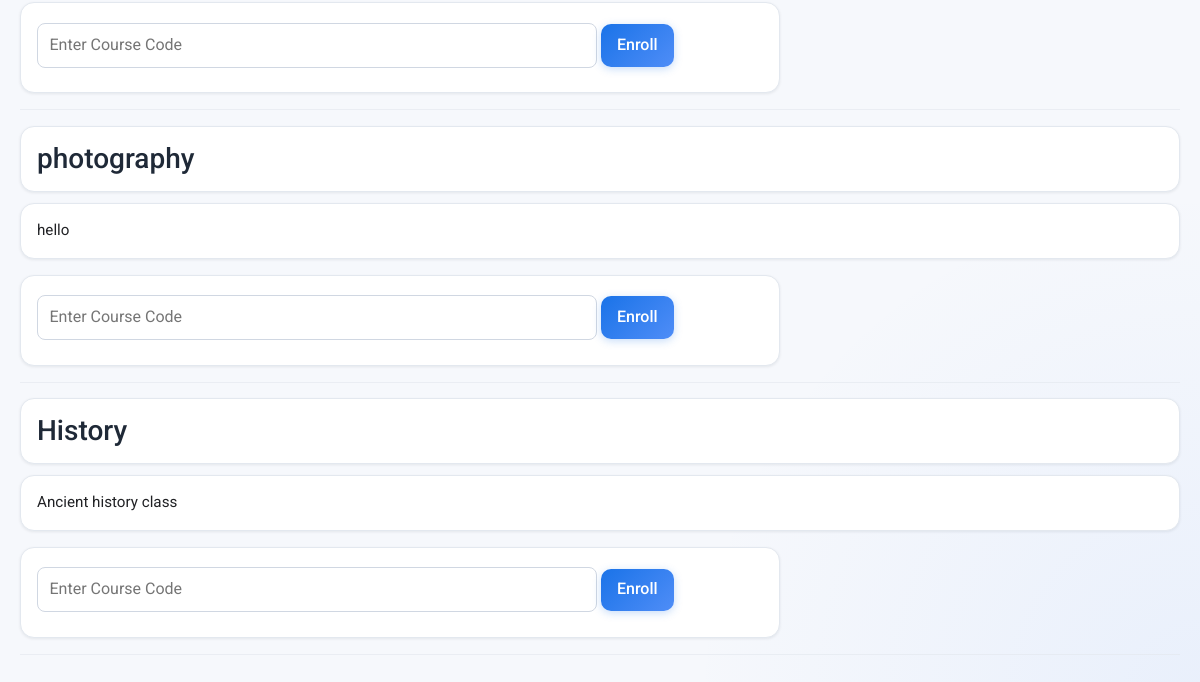
Before: /courses/ (signed in, lower part) with the older database file.
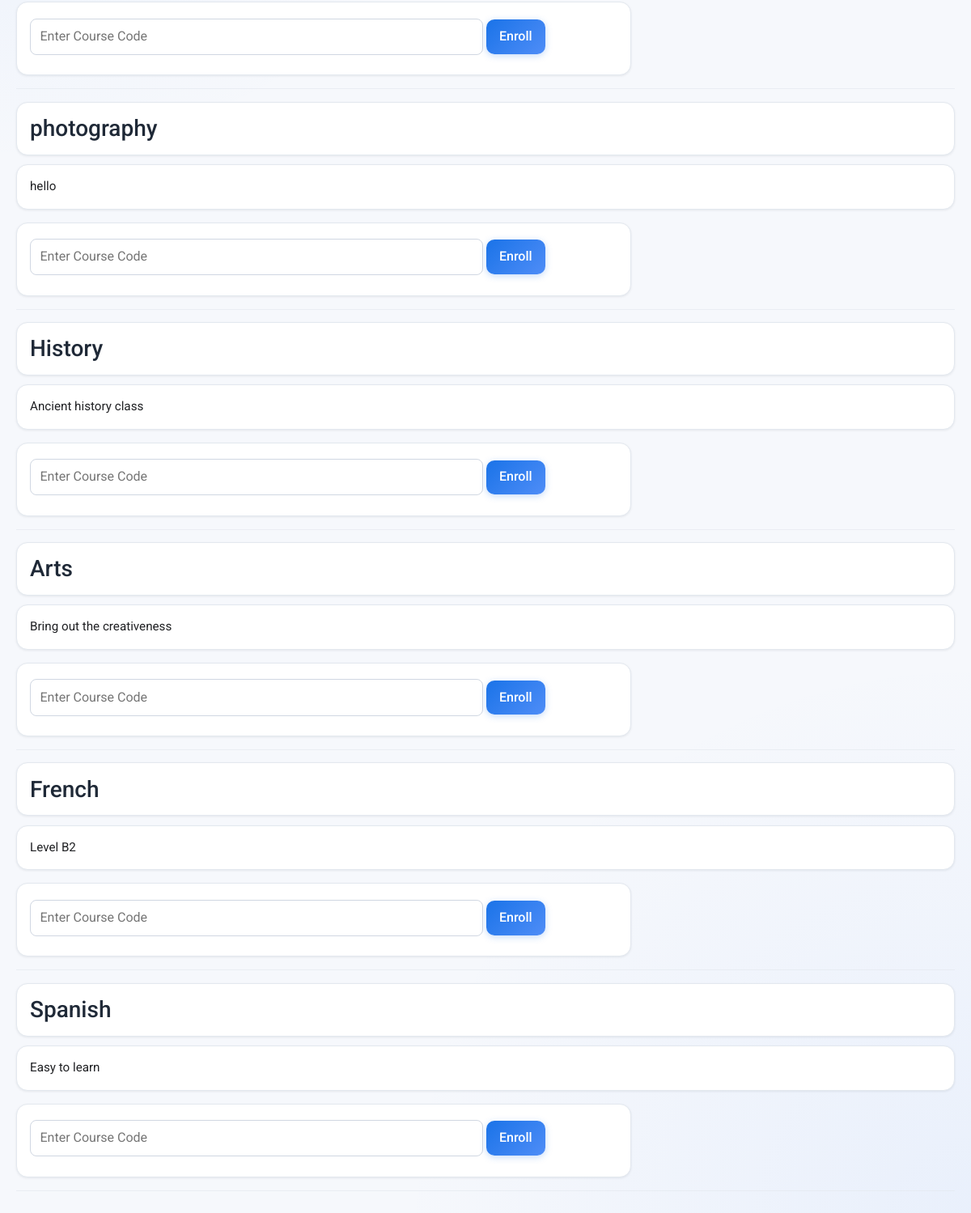
After: the same page with the newer database file.
### courses/models.py (models this page shows, shortened)
class Course(models.Model):
    title = models.CharField(max_length=200)
    description = models.TextField()
    course_code = models.CharField(max_length=20)
    created_by = models.ForeignKey(
        settings.AUTH_USER_MODEL,
        on_delete=models.CASCADE,
        limit_choices_to={'user_type': 'teacher'}
    )
    students = models.ManyToManyField(
        settings.AUTH_USER_MODEL,
        related_name='enrolled_courses',
        blank=True,
        limit_choices_to={'user_type': 'student'}
    )
    created_at = models.DateTimeField(auto_now_add=True)

### courses/views.py (the view)
# urls.py: path('courses/', views.course_list, name='course_list'),
@login_required
def course_list(request):
    courses = Course.objects.all()
    return render(request, 'course_list.html', {'courses': courses})

### templates/course_list.html (shortened to what this page needs)
{% load static %}
<link rel="stylesheet" href="{% static 'css/theme.css' %}" />
{% for course in courses %}
<h3>{{ course.title }}</h3>
<p>{{ course.description }}</p>
{% if user in course.students.all %}
<p><strong>Already Enrolled</strong></p>
{% else %}
<form method="POST" action="{% url 'enroll_course' course.id %}">
  <input
    type="text"
    name="course_code"
    placeholder="Enter Course Code"
    required
  />
  <button type="submit">Enroll</button>
</form>
{% endif %}
<hr />
{% endfor %}

Changed rows visible on the page:
added Course: title "Arts", description "Bring out the creativeness"
added Course: title "French", description "Level B2"
added Course: title "Spanish", description "Easy to learn"
